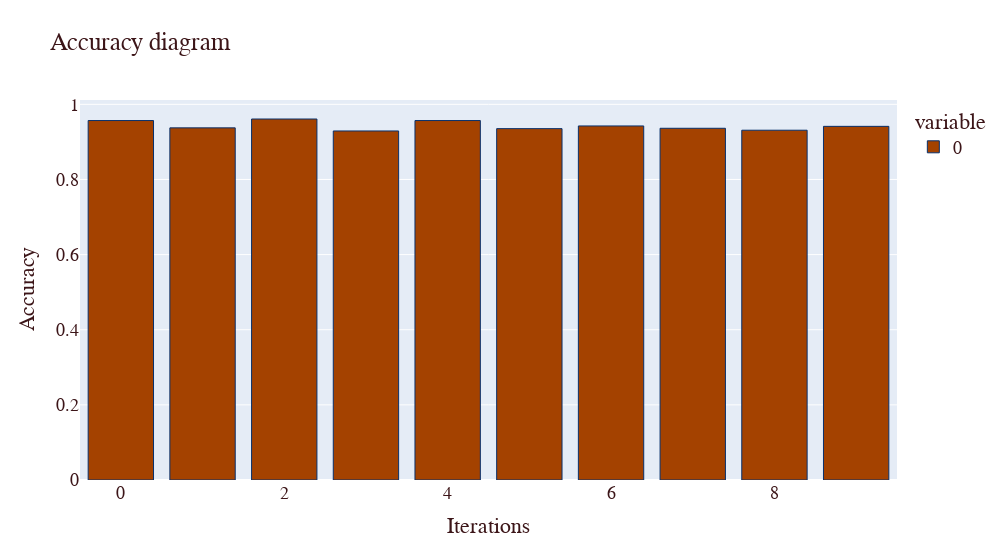
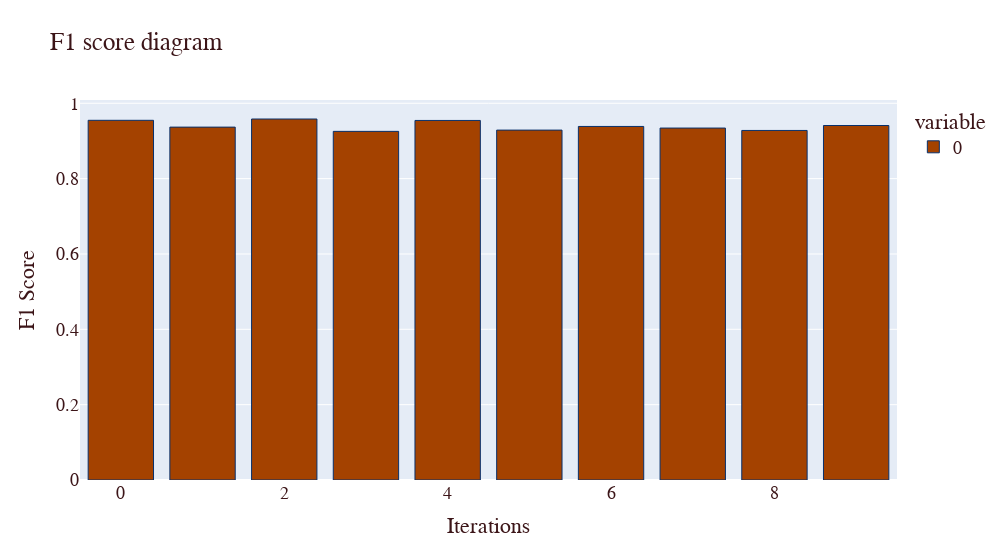

Here is the notebook cell these charts were saved with, in order:
### Markdown cell above
## <span style="color:#69140e">Logistic Regression</span>

### Code cell
model = LogisticRegression(random_state=0)
acc_score = []
f1_scores = []
k = 10
kf = KFold(n_splits=k, random_state=None)

for train_index , test_index in kf.split(Xtrain):
    X_train , X_test = X.iloc[train_index],X.iloc[test_index]
    y_train , y_test = y[train_index] , y[test_index]
     
    model.fit(X_train, y_train)
    pred_values = model.predict(X_test)
    
    accuracy = model.score(X_test, y_test)
    acc_score.append(accuracy)

    f1Score = f1_score(y_test, model.predict(X_test), average='macro')
    f1_scores.append(f1Score)
     
avg_acc_score = sum(acc_score)/k
avg_f1_score = sum(f1_scores)/k

metrics.loc[len(metrics)] = ['Logistic Regression', avg_acc_score, avg_f1_score]

figAccScores = px.bar(acc_score, title='Accuracy',width=1000)
figAccScores.update_layout(
    title="Accuracy diagram",
    xaxis_title="Iterations",
    yaxis_title="Accuracy",
    font=dict(
    family="Verdana, monospace",
    size=18,
    color="#3c1518")   
)
figAccScores.update_traces(marker_color='#a44200', marker_line_color='rgb(8,48,107)',
                  marker_line_width=1.0)
figF1Scores = px.bar(f1_scores, title='F1 Scores',width=1000)
figF1Scores.update_layout(
    title="F1 score diagram",
    xaxis_title="Iterations",
    yaxis_title="F1 Score",
    font=dict(
    family="Verdana, monospace",
    size=18,
    color="#3c1518")   
)
figF1Scores.update_traces(marker_color='#a44200', marker_line_color='rgb(8,48,107)',
                  marker_line_width=1.0)
figAccScores.show()
figF1Scores.show()

### Figure 1 — Plotly figure (JSON) as saved in the notebook; plotly's stock layout.template omitted (floating-point values rounded to 4 significant figures)
{"data": [{"alignmentgroup": "True", "hovertemplate": "variable=0<br>index=%{x}<br>value=%{y}<extra></extra>", "legendgroup": "0", "marker": {"color": "#a44200", "line": {"color": "rgb(8,48,107)", "width": 1}, "pattern": {"shape": ""}}, "name": "0", "offsetgroup": "0", "orientation": "v", "showlegend": true, "textposition": "auto", "type": "bar", "x": [0, 1, 2, 3, 4, 5, 6, 7, 8, 9], "xaxis": "x", "y": [0.9569, 0.9374, 0.961, 0.9292, 0.9569, 0.9353, 0.9425, 0.9363, 0.9311, 0.9414], "yaxis": "y"}], "layout": {"barmode": "relative", "font": {"color": "#3c1518", "family": "Verdana, monospace", "size": 18}, "legend": {"title": {"text": "variable"}, "tracegroupgap": 0}, "title": {"text": "Accuracy diagram"}, "width": 1000, "xaxis": {"anchor": "y", "domain": [0, 1], "title": {"text": "Iterations"}}, "yaxis": {"anchor": "x", "domain": [0, 1], "title": {"text": "Accuracy"}}}}

### Figure 2 — Plotly figure (JSON) as saved in the notebook; plotly's stock layout.template omitted (floating-point values rounded to 4 significant figures)
{"data": [{"alignmentgroup": "True", "hovertemplate": "variable=0<br>index=%{x}<br>value=%{y}<extra></extra>", "legendgroup": "0", "marker": {"color": "#a44200", "line": {"color": "rgb(8,48,107)", "width": 1}, "pattern": {"shape": ""}}, "name": "0", "offsetgroup": "0", "orientation": "v", "showlegend": true, "textposition": "auto", "type": "bar", "x": [0, 1, 2, 3, 4, 5, 6, 7, 8, 9], "xaxis": "x", "y": [0.9548, 0.9367, 0.9583, 0.9255, 0.9544, 0.9288, 0.9385, 0.9343, 0.9279, 0.941], "yaxis": "y"}], "layout": {"barmode": "relative", "font": {"color": "#3c1518", "family": "Verdana, monospace", "size": 18}, "legend": {"title": {"text": "variable"}, "tracegroupgap": 0}, "title": {"text": "F1 score diagram"}, "width": 1000, "xaxis": {"anchor": "y", "domain": [0, 1], "title": {"text": "Iterations"}}, "yaxis": {"anchor": "x", "domain": [0, 1], "title": {"text": "F1 Score"}}}}
